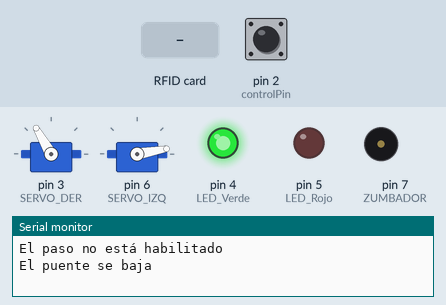
This sketch was run on a simulated Arduino Uno, built with avr-gcc and run on an emulated ATmega328P. On the bench: 2 × servo, output pins drawn as LEDs (lit = HIGH), buzzer (waves = sounding), the last lines printed to the serial monitor. Inputs (shaded band) come from the test bench; at power-on: pin 2 (controlPin) HIGH. Pins used as bus, display or sensor lines are not drawn.

Above: at 1.2 s.
1.3 s: RFID card 5E 7A 19 C4 held to the reader
At 11.3 s:
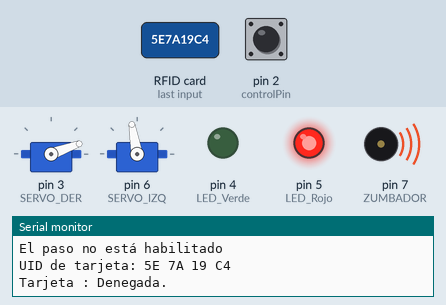
At 11.74 s:
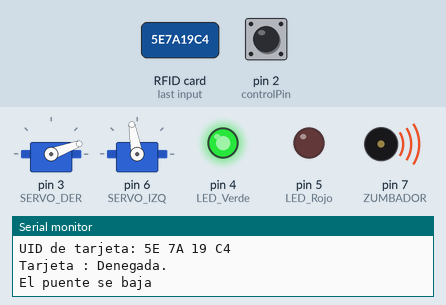
13.0 s: RFID card 92 2F E2 37 held to the reader
At 22.4 s:
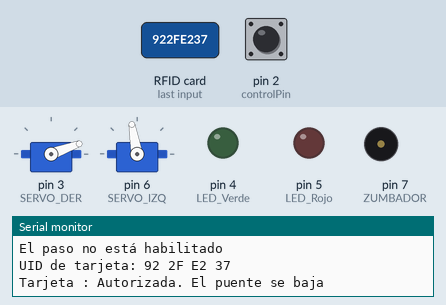
Timing chart, 0 to 24.4 s (numbered marks = the images above; inputs shaded):
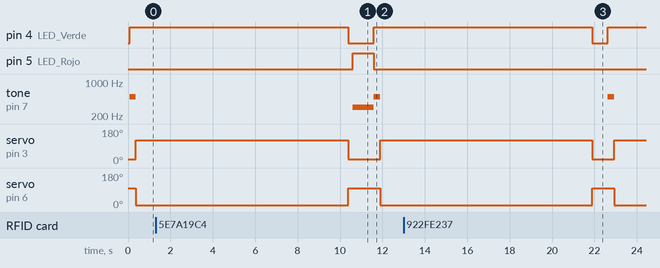

Measured:
- after the input at 1.3 s, pin 5 (LED_Rojo): LOW → HIGH after 9.3 s, → LOW 1.0 s later

The sketch:

Fase_3.ino
```cpp
//Librerías a utilizar
#include <SPI.h>
#include <MFRC522.h>
#include <Servo.h>

#define SS_PIN 10 //RFID
#define RST_PIN 9 //RFID
#define LED_Verde 4 //LED Verde
#define LED_Rojo 5 //LED Rojo
#define ZUMBADOR 7 //Zumbador

MFRC522 LECTOR(SS_PIN, RST_PIN);   // Instancia del lector RFID
Servo SERVO_DER; //Servo derecho
Servo SERVO_IZQ; //Servo izquierda

const int controlPin = 2;

int pulsacion = 0;
int estado_boton;
int estado_boton_anterior;

void setup()
{
  Serial.begin(9600);   //Puerto serie a 9600 baudios
  SPI.begin();      // Bus SPI
  LECTOR.PCD_Init();   // Lector RFID MFRC522
  SERVO_DER.attach(3); //Servo Derecho
  SERVO_IZQ.attach(6); //Servo Izquierdo
  SERVO_DER.write(20); //Servo Derecho posicion inicial
  SERVO_IZQ.write(100); //Servo Izquierd posicion inicial
  pinMode(LED_Verde, OUTPUT);
  pinMode(LED_Rojo, OUTPUT);
  pinMode(ZUMBADOR, OUTPUT);
  pinMode(controlPin, INPUT_PULLUP);
  noTone(ZUMBADOR);
  estado_boton_anterior = digitalRead(controlPin);
  Serial.println("El paso no está habilitado");
  Serial.println();

}
void loop()
{
  estado_boton = digitalRead(controlPin);
  if (estado_boton != estado_boton_anterior) {
  pulsacion++;
  if (pulsacion <= 1) {
  Serial.println("El puente se baja");
  digitalWrite(LED_Verde, HIGH); // El LED Verde se enciende
  tone(ZUMBADOR, 500);
  delay(300);
  noTone(ZUMBADOR);
  SERVO_DER.write(120); // El servo derecho baja
  SERVO_IZQ.write(10); // El servo izquierdo baja
  delay(10000);
  SERVO_DER.write(20); // El servo derecho sube
  SERVO_IZQ.write(100); // El servo izquierdo sube
  digitalWrite(LED_Verde, LOW); // El LED Verde se apaga
  delay(200);
  Serial.println("El paso no está habilitado");
  }
  }
  estado_boton_anterior = LOW;
  pulsacion = 0;

  if ( ! LECTOR.PICC_IsNewCardPresent()) // Buscando tarjetas...
  {
    return;
  }
  if ( ! LECTOR.PICC_ReadCardSerial()) // Seleccionando tarjeta...
  {
    return;
  }
  Serial.print("UID de tarjeta:"); // Muestra el UID por el puerto serie
  String tarjeta= "";
  byte letter;
  for (byte i = 0; i < LECTOR.uid.size; i++)
  {
     Serial.print(LECTOR.uid.uidByte[i] < 0x10 ? " 0" : " ");
     Serial.print(LECTOR.uid.uidByte[i], HEX);
     tarjeta.concat(String(LECTOR.uid.uidByte[i] < 0x10 ? " 0" : " "));
     tarjeta.concat(String(LECTOR.uid.uidByte[i], HEX)); // Lo pasamos a Hexadecimal para mostrarlo
  }
  Serial.println();
  Serial.print("Tarjeta : ");
  tarjeta.toUpperCase();
  if (tarjeta.substring(1) == ("92 2F E2 37") || tarjeta.substring(1) == ("E9 F1 DF 86") || tarjeta.substring(1) == ("64 14 DC AA")) // Añadidos los UID de las tarjetas con acceso a abrir el puente
  {
    Serial.println("Autorizada. El puente se baja");
    Serial.println();
    delay(500);
    digitalWrite(LED_Verde, HIGH);
    tone(ZUMBADOR, 500);
    delay(300);
    noTone(ZUMBADOR);
    SERVO_DER.write(120);
    SERVO_IZQ.write(10);
    delay(10000);
    SERVO_DER.write(20);
    SERVO_IZQ.write(100);
    digitalWrite(LED_Verde, LOW);
    delay(200);
    Serial.println("El paso no está habilitado");
  }

 else   {
    Serial.println("Denegada.");
    digitalWrite(LED_Rojo, HIGH);
    tone(ZUMBADOR, 300);
    delay(1000);
    digitalWrite(LED_Rojo, LOW);
    noTone(ZUMBADOR);
  }
}
```
